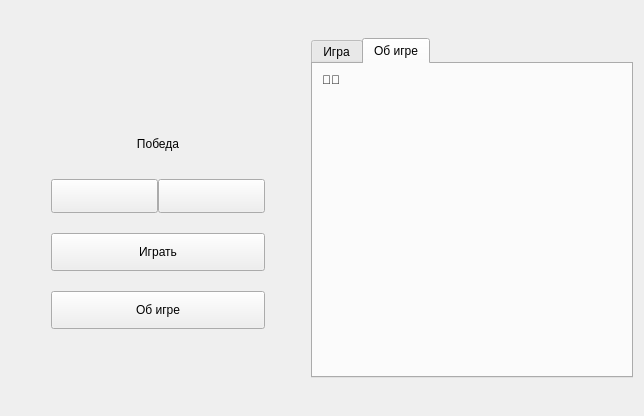
<?xml version="1.0" encoding="UTF-8"?>
<ui version="4.0">
 <class>Widget</class>
 <widget class="QWidget" name="Widget">
  <property name="geometry">
   <rect>
    <x>0</x>
    <y>0</y>
    <width>644</width>
    <height>416</height>
   </rect>
  </property>
  <property name="minimumSize">
   <size>
    <width>620</width>
    <height>353</height>
   </size>
  </property>
  <property name="maximumSize">
   <size>
    <width>750</width>
    <height>450</height>
   </size>
  </property>
  <property name="windowTitle">
   <string>Крестики-нолики</string>
  </property>
  <property name="windowIcon">
   <iconset resource="resours.qrc">
    <normaloff>:/resourrses/images/title_ico.png</normaloff>:/resourrses/images/title_ico.png</iconset>
  </property>
  <property name="styleSheet">
   <string notr="true"/>
  </property>
  <layout class="QHBoxLayout" name="horizontalLayout_2">
   <item>
    <spacer name="horizontalSpacer">
     <property name="orientation">
      <enum>Qt::Orientation::Horizontal</enum>
     </property>
     <property name="sizeType">
      <enum>QSizePolicy::Policy::Fixed</enum>
     </property>
     <property name="sizeHint" stdset="0">
      <size>
       <width>40</width>
       <height>20</height>
      </size>
     </property>
    </spacer>
   </item>
   <item>
    <layout class="QVBoxLayout" name="verticalLayout">
     <property name="spacing">
      <number>20</number>
     </property>
     <item>
      <spacer name="verticalSpacer_2">
       <property name="orientation">
        <enum>Qt::Orientation::Vertical</enum>
       </property>
       <property name="sizeHint" stdset="0">
        <size>
         <width>20</width>
         <height>80</height>
        </size>
       </property>
      </spacer>
     </item>
     <item>
      <widget class="QLabel" name="label">
       <property name="font">
        <font>
         <family>MS Sans Serif</family>
         <pointsize>14</pointsize>
         <bold>true</bold>
        </font>
       </property>
       <property name="text">
        <string/>
       </property>
       <property name="pixmap">
        <pixmap resource="resours.qrc">:/resourrses/images/name.png</pixmap>
       </property>
       <property name="alignment">
        <set>Qt::AlignmentFlag::AlignCenter</set>
       </property>
      </widget>
     </item>
     <item>
      <widget class="QLabel" name="messageLabel">
       <property name="sizePolicy">
        <sizepolicy hsizetype="Preferred" vsizetype="Fixed">
         <horstretch>0</horstretch>
         <verstretch>0</verstretch>
        </sizepolicy>
       </property>
       <property name="minimumSize">
        <size>
         <width>0</width>
         <height>30</height>
        </size>
       </property>
       <property name="text">
        <string>Победа</string>
       </property>
       <property name="alignment">
        <set>Qt::AlignmentFlag::AlignCenter</set>
       </property>
      </widget>
     </item>
     <item>
      <layout class="QHBoxLayout" name="horizontalLayout">
       <property name="spacing">
        <number>0</number>
       </property>
       <item>
        <widget class="QPushButton" name="leftButton">
         <property name="minimumSize">
          <size>
           <width>0</width>
           <height>34</height>
          </size>
         </property>
         <property name="text">
          <string/>
         </property>
        </widget>
       </item>
       <item>
        <widget class="QPushButton" name="rightButton">
         <property name="minimumSize">
          <size>
           <width>0</width>
           <height>34</height>
          </size>
         </property>
         <property name="text">
          <string/>
         </property>
        </widget>
       </item>
      </layout>
     </item>
     <item>
      <widget class="QPushButton" name="starButton">
       <property name="minimumSize">
        <size>
         <width>0</width>
         <height>38</height>
        </size>
       </property>
       <property name="text">
        <string>Играть</string>
       </property>
      </widget>
     </item>
     <item>
      <widget class="QPushButton" name="aboutButton">
       <property name="minimumSize">
        <size>
         <width>0</width>
         <height>38</height>
        </size>
       </property>
       <property name="text">
        <string>Об игре</string>
       </property>
      </widget>
     </item>
     <item>
      <spacer name="verticalSpacer">
       <property name="orientation">
        <enum>Qt::Orientation::Vertical</enum>
       </property>
       <property name="sizeHint" stdset="0">
        <size>
         <width>20</width>
         <height>80</height>
        </size>
       </property>
      </spacer>
     </item>
    </layout>
   </item>
   <item>
    <spacer name="horizontalSpacer_2">
     <property name="orientation">
      <enum>Qt::Orientation::Horizontal</enum>
     </property>
     <property name="sizeType">
      <enum>QSizePolicy::Policy::Fixed</enum>
     </property>
     <property name="sizeHint" stdset="0">
      <size>
       <width>40</width>
       <height>20</height>
      </size>
     </property>
    </spacer>
   </item>
   <item>
    <widget class="QTabWidget" name="tabWidget">
     <property name="sizePolicy">
      <sizepolicy hsizetype="Fixed" vsizetype="Fixed">
       <horstretch>0</horstretch>
       <verstretch>0</verstretch>
      </sizepolicy>
     </property>
     <property name="minimumSize">
      <size>
       <width>322</width>
       <height>322</height>
      </size>
     </property>
     <property name="maximumSize">
      <size>
       <width>322</width>
       <height>340</height>
      </size>
     </property>
     <property name="styleSheet">
      <string notr="true"/>
     </property>
     <property name="currentIndex">
      <number>1</number>
     </property>
     <widget class="QWidget" name="tab">
      <attribute name="title">
       <string>Игра</string>
      </attribute>
      <layout class="QGridLayout" name="gridLayout">
       <property name="leftMargin">
        <number>5</number>
       </property>
       <property name="topMargin">
        <number>5</number>
       </property>
       <property name="rightMargin">
        <number>5</number>
       </property>
       <property name="bottomMargin">
        <number>5</number>
       </property>
       <property name="spacing">
        <number>5</number>
       </property>
       <item row="0" column="0">
        <widget class="QPushButton" name="pushButton_0_0">
         <property name="sizePolicy">
          <sizepolicy hsizetype="Fixed" vsizetype="Fixed">
           <horstretch>0</horstretch>
           <verstretch>0</verstretch>
          </sizepolicy>
         </property>
         <property name="minimumSize">
          <size>
           <width>100</width>
           <height>100</height>
          </size>
         </property>
         <property name="text">
          <string/>
         </property>
        </widget>
       </item>
       <item row="0" column="1">
        <widget class="QPushButton" name="pushButton_0_1">
         <property name="sizePolicy">
          <sizepolicy hsizetype="Fixed" vsizetype="Fixed">
           <horstretch>0</horstretch>
           <verstretch>0</verstretch>
          </sizepolicy>
         </property>
         <property name="minimumSize">
          <size>
           <width>100</width>
           <height>100</height>
          </size>
         </property>
         <property name="text">
          <string/>
         </property>
        </widget>
       </item>
       <item row="0" column="2">
        <widget class="QPushButton" name="pushButton_0_2">
         <property name="sizePolicy">
          <sizepolicy hsizetype="Fixed" vsizetype="Fixed">
           <horstretch>0</horstretch>
           <verstretch>0</verstretch>
          </sizepolicy>
         </property>
         <property name="minimumSize">
          <size>
           <width>100</width>
           <height>100</height>
          </size>
         </property>
         <property name="text">
          <string/>
         </property>
        </widget>
       </item>
       <item row="1" column="0">
        <widget class="QPushButton" name="pushButton_1_0">
         <property name="sizePolicy">
          <sizepolicy hsizetype="Fixed" vsizetype="Fixed">
           <horstretch>0</horstretch>
           <verstretch>0</verstretch>
          </sizepolicy>
         </property>
         <property name="minimumSize">
          <size>
           <width>100</width>
           <height>100</height>
          </size>
         </property>
         <property name="text">
          <string/>
         </property>
        </widget>
       </item>
       <item row="1" column="1">
        <widget class="QPushButton" name="pushButton_1_1">
         <property name="sizePolicy">
          <sizepolicy hsizetype="Fixed" vsizetype="Fixed">
           <horstretch>0</horstretch>
           <verstretch>0</verstretch>
          </sizepolicy>
         </property>
         <property name="minimumSize">
          <size>
           <width>100</width>
           <height>100</height>
          </size>
         </property>
         <property name="styleSheet">
          <string notr="true"/>
         </property>
         <property name="text">
          <string/>
         </property>
        </widget>
       </item>
       <item row="1" column="2">
        <widget class="QPushButton" name="pushButton_1_2">
         <property name="sizePolicy">
          <sizepolicy hsizetype="Fixed" vsizetype="Fixed">
           <horstretch>0</horstretch>
           <verstretch>0</verstretch>
          </sizepolicy>
         </property>
         <property name="minimumSize">
          <size>
           <width>100</width>
           <height>100</height>
          </size>
         </property>
         <property name="text">
          <string/>
         </property>
        </widget>
       </item>
       <item row="2" column="0">
        <widget class="QPushButton" name="pushButton_2_0">
         <property name="sizePolicy">
          <sizepolicy hsizetype="Fixed" vsizetype="Fixed">
           <horstretch>0</horstretch>
           <verstretch>0</verstretch>
          </sizepolicy>
         </property>
         <property name="minimumSize">
          <size>
           <width>100</width>
           <height>100</height>
          </size>
         </property>
         <property name="text">
          <string/>
         </property>
        </widget>
       </item>
       <item row="2" column="1">
        <widget class="QPushButton" name="pushButton_2_1">
         <property name="sizePolicy">
          <sizepolicy hsizetype="Fixed" vsizetype="Fixed">
           <horstretch>0</horstretch>
           <verstretch>0</verstretch>
          </sizepolicy>
         </property>
         <property name="minimumSize">
          <size>
           <width>100</width>
           <height>100</height>
          </size>
         </property>
         <property name="text">
          <string/>
         </property>
        </widget>
       </item>
       <item row="2" column="2">
        <widget class="QPushButton" name="pushButton_2_2">
         <property name="sizePolicy">
          <sizepolicy hsizetype="Fixed" vsizetype="Fixed">
           <horstretch>0</horstretch>
           <verstretch>0</verstretch>
          </sizepolicy>
         </property>
         <property name="minimumSize">
          <size>
           <width>100</width>
           <height>100</height>
          </size>
         </property>
         <property name="text">
          <string/>
         </property>
        </widget>
       </item>
      </layout>
     </widget>
     <widget class="QWidget" name="tab_2">
      <attribute name="title">
       <string>Об игре</string>
      </attribute>
      <layout class="QVBoxLayout" name="verticalLayout_2">
       <item>
        <widget class="QLabel" name="label_3">
         <property name="text">
          <string>👃👃</string>
         </property>
         <property name="alignment">
          <set>Qt::AlignmentFlag::AlignLeading|Qt::AlignmentFlag::AlignLeft|Qt::AlignmentFlag::AlignTop</set>
         </property>
         <property name="wordWrap">
          <bool>true</bool>
         </property>
        </widget>
       </item>
      </layout>
     </widget>
    </widget>
   </item>
  </layout>
 </widget>
 <resources>
  <include location="resours.qrc"/>
 </resources>
 <connections/>
</ui>
